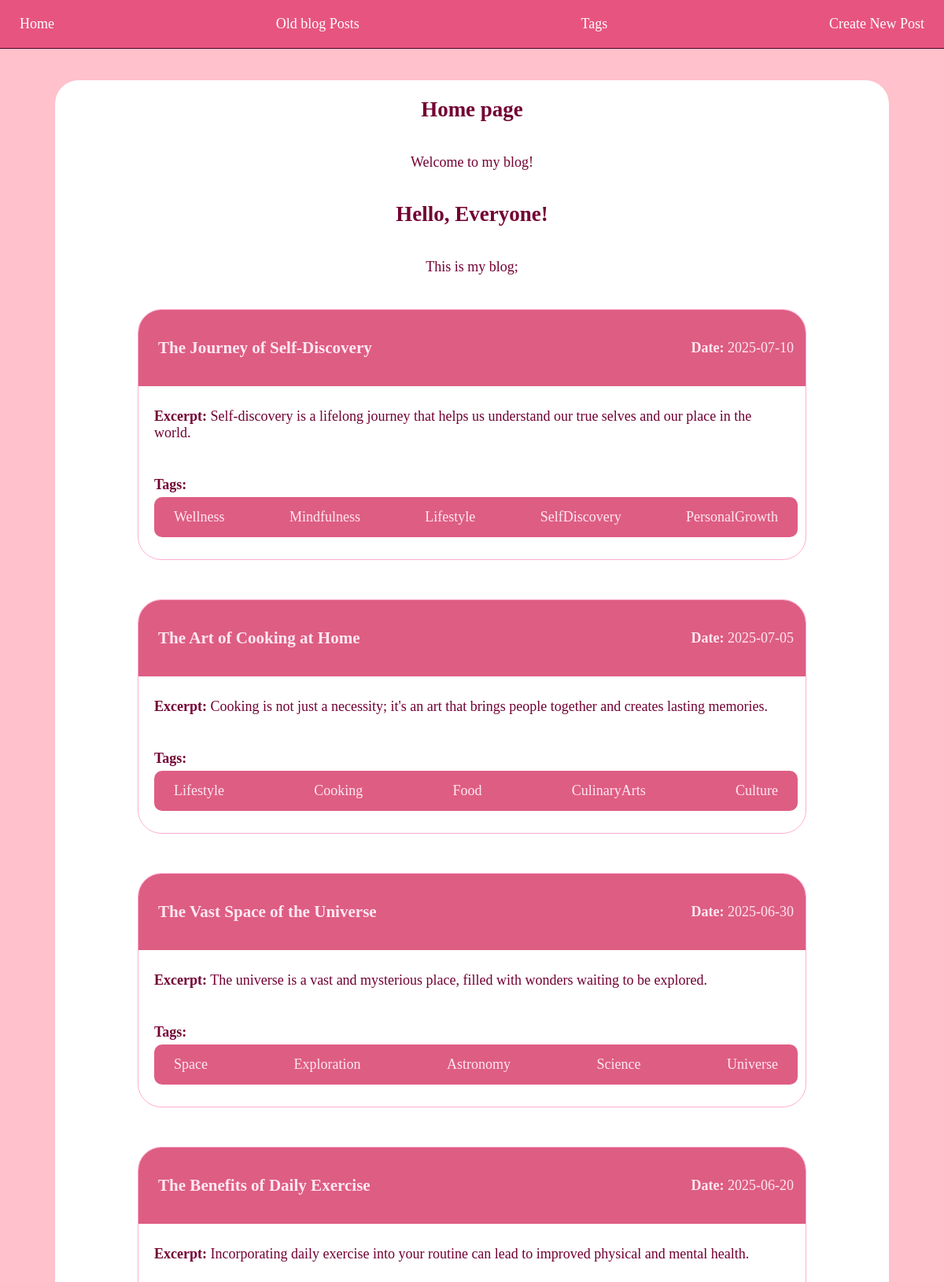
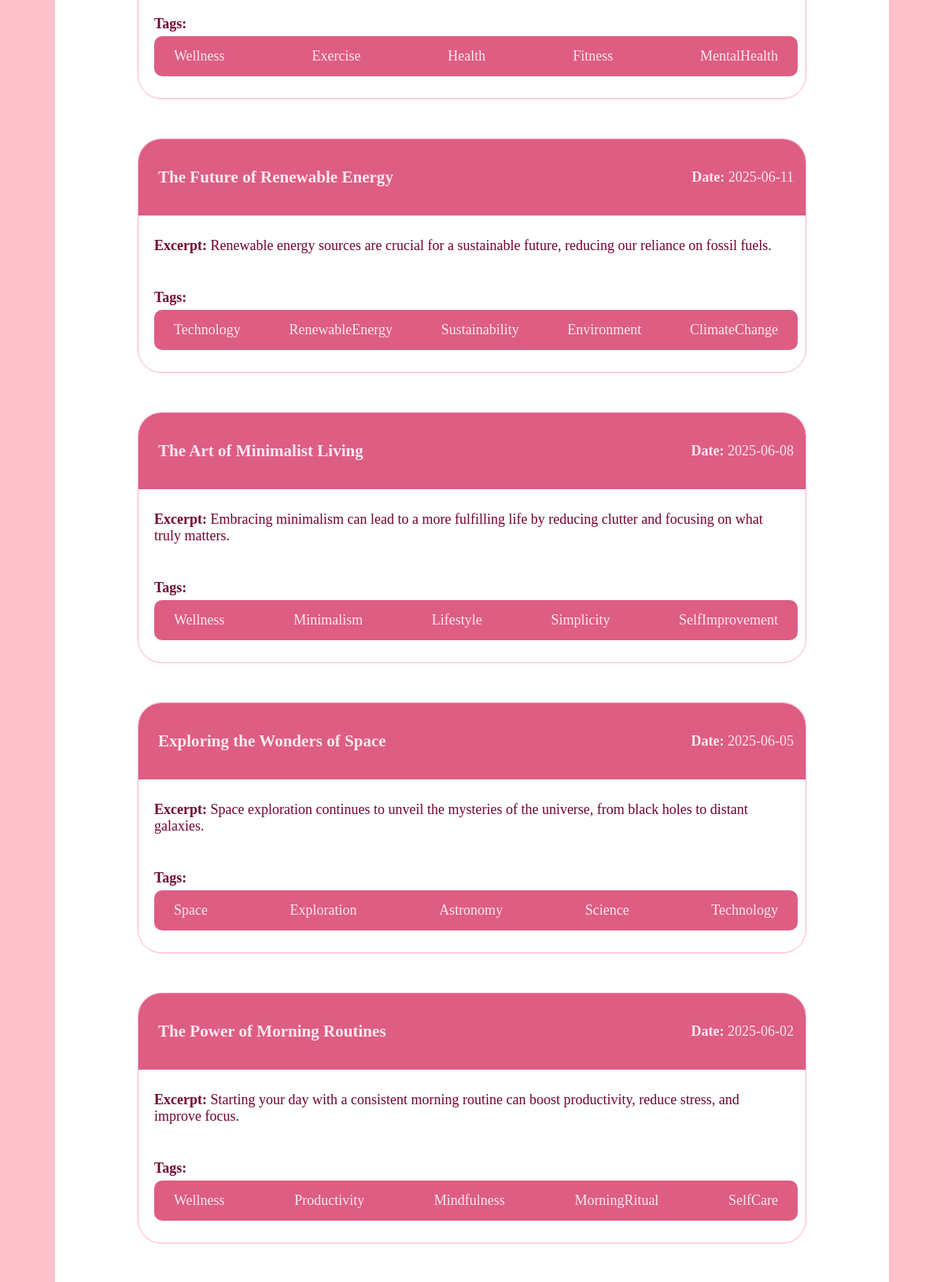
The page / (upper part) on the database its author committed (2 pictures, top to bottom).
### app.py (models this page shows)
class Post(db.Model):
    __tablename__ = 'posts'
    id = db.Column(db.Integer, primary_key=True)
    title = db.Column(db.String(200), nullable=False)
    date = db.Column(db.String(20), nullable=False)
    excerpt = db.Column(db.Text, nullable=False)
    body = db.Column(db.Text, nullable=False)
    tags = db.relationship('Tag', secondary=post_tags, backref=db.backref('posts', lazy='dynamic'))

class Tag(db.Model):
    __tablename__ = 'tags'
    id = db.Column(db.Integer, primary_key=True)
    name = db.Column(db.String(50), unique=True, nullable=False)

### app.py (the view)
@app.route('/')
def home():
    posts = Post.query.order_by(Post.date.desc()).all()
    print(posts)
    return render_template('simple-variables.html', posts=posts, title='Home Page', who='everyone', year=2025)

### templates/simple-variables.html (shortened to what this page needs)
<!doctype html>
<html>
  <head>
    <link rel="stylesheet" href="{{ url_for('static', filename='style.css') }}">
  </head>
  <body>
    <nav class="navbar">
      <a class="nav-link" href="{{ url_for('home') }}">Home</a>
      <a class="nav-link" href="{{ url_for('blogarchive') }}">Old blog Posts</a>
      <a class="nav-link" href="{{ url_for('tags') }}">Tags</a>
      <a class="nav-link" href="{{ url_for('create_post') }}">Create New Post</a>
    </nav>
    <section class="content">
      <h1>{{ title|capitalize }}</h1>
      <p>Welcome to my blog!</p>
    <h2>Hello, {{ who|capitalize }}!</h2>
    <p>This is my blog;</p>
    {% for post in posts %}
      <div class="post">
        <div class="postInfo">
          <h3>
            <a href="{{ url_for('show_post', post_id=post.id) }}">{{ post.title }}</a>
          </h3>
          <p class="postDate"><strong>Date:</strong> {{ post.date }}</p>
        </div>
        <div class="postContent">
          <p><strong>Excerpt:</strong> {{ post.excerpt }}</p>
          <p class="tagsInfo"><strong>Tags:</strong></p>
          <ul class="tagList">
            {% for tag in post.tags %}
            <li class="tagElement">
            <a href="{{ url_for('show_tag', tag_id=tag.id) }}">{{ tag.name }}</a>
            </li>
            {% endfor %}
            </ul>
        </div>
      </div>
    {% endfor %}
    </section>
  </body>
</html>

### static/style.css (style rules this page uses)
body { margin:0; font-size: 18px; color: #720032; background-color: #FFC1CC; }
nav { display: flex; flex-direction: row; justify-content: space-between; padding: 10px 20px; border-bottom: 1px solid; border-color: #4b0021; background-color: #E75480; }
nav a { color: #FFFFFF; text-decoration: none; border-radius: 5px; padding: 10px 5px; }
.content { background-color: #FFFFFF; display:flex; flex-direction: column; align-items: center; margin: 40px 70px; border-radius: 30px; }
.post { border: 1px solid #ffadd1; margin: 25px; width: 80%; border-radius: 30px; }
.post a { text-decoration: none; color: #ffe8f2; }
.postInfo { background-color: #DE5D83; border-radius: 29px 29px 0 0; padding: 15px; margin-top: 0; display: flex; align-items: center; justify-content: space-between; color: #ffe8f2; }
.postInfo a { padding: 10px; }
.postContent { padding: 10px 20px; }
.postContent p { color: #720032; }
.tagsInfo { margin-top: 45px; margin-bottom: 5px; }
.tagList { display: flex; flex-direction: row; justify-content: space-between; align-items: center; flex-wrap: wrap; border-radius: 10px; padding: 5px; margin-top: 0; background-color: #DE5D83; width: 100%; }
.tagElement { list-style-type: none; color: #A94064; padding: 10px; border-radius: 5px; }
.tagElement a { padding: 10px; text-decoration: none; color: #ffe8f2; }

### rows shown on the page
Post: title "The Journey of Self-Discovery", date "2025-07-10", excerpt "Self-discovery is a lifelong journey that helps us understand our true selves and our place in the world."
Tag: name "Wellness"
Tag: name "Mindfulness"
Tag: name "Lifestyle"
Tag: name "SelfDiscovery"
Tag: name "PersonalGrowth"
Post: title "The Art of Cooking at Home", date "2025-07-05", excerpt "Cooking is not just a necessity; it's an art that brings people together and creates lasting memories."
Tag: name "Cooking"
Tag: name "Food"
Tag: name "CulinaryArts"
Tag: name "Culture"
Post: title "The Vast Space of the Universe", date "2025-06-30", excerpt "The universe is a vast and mysterious place, filled with wonders waiting to be explored."
Tag: name "Space"
Tag: name "Exploration"
Tag: name "Astronomy"
Tag: name "Science"
Tag: name "Universe"
Post: title "The Benefits of Daily Exercise", date "2025-06-20", excerpt "Incorporating daily exercise into your routine can lead to improved physical and mental health."
Tag: name "Exercise"
Tag: name "Health"
Tag: name "Fitness"
Tag: name "MentalHealth"
Post: title "The Future of Renewable Energy", date "2025-06-11", excerpt "Renewable energy sources are crucial for a sustainable future, reducing our reliance on fossil fuels."
Tag: name "Technology"
Tag: name "RenewableEnergy"
Tag: name "Sustainability"
Tag: name "Environment"
Tag: name "ClimateChange"
Post: title "The Art of Minimalist Living", date "2025-06-08", excerpt "Embracing minimalism can lead to a more fulfilling life by reducing clutter and focusing on what truly matters."
Tag: name "Minimalism"
Tag: name "Simplicity"
Tag: name "SelfImprovement"
Post: title "Exploring the Wonders of Space", date "2025-06-05", excerpt "Space exploration continues to unveil the mysteries of the universe, from black holes to distant galaxies."
Post: title "The Power of Morning Routines", date "2025-06-02", excerpt "Starting your day with a consistent morning routine can boost productivity, reduce stress, and improve focus."
Tag: name "Productivity"
Tag: name "MorningRitual"
Tag: name "SelfCare"

### other values the page prints
{{ title|capitalize }} "Home page"
{{ who|capitalize }} "Everyone"
